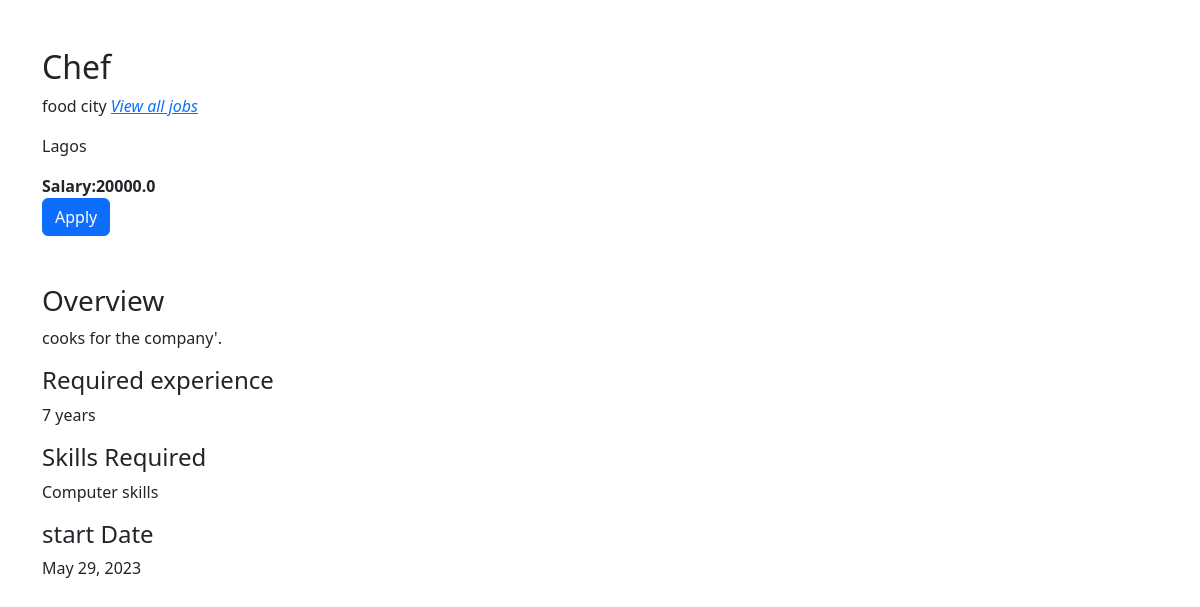
/job_detail/3, run on the app's committed database.
### team/models.py (models this page shows, shortened)
class Job (models.Model):
    company = models.ForeignKey(Company, on_delete=models.CASCADE)
    start_date = models.DateField()
    end_date = models.DateField()
    title = models.CharField(max_length=50)
    salary = models.FloatField()
    image = models.ImageField(upload_to='img')
    description = models.CharField(max_length=400)
    experience = models.CharField(max_length=500)
    location = models.CharField(max_length=400)
    skills = models.CharField(max_length=200)
    creation_date =models.DateField()

class Company (models.Model):
    user = models.ForeignKey(User, on_delete=models.CASCADE)
    phone = models.CharField(max_length=20)
    image =  models.ImageField(upload_to='img')
    gender = models.CharField(max_length=20)
    type = models.CharField(max_length=20)
    status = models.CharField(max_length=20)
    company_name = models.CharField(max_length=150)

### team/views.py (the view)
# urls.py: path('job_detail/<str:id>', views.job_detail, name='job_detail'),
def job_detail(request,id):
    job = Job.objects.get(pk=id)
    context = {
        'job':job,
    }
    return render(request,'job_detail.html', context)

### team/templates/job_detail.html (shortened to what this page needs)
{% load static %}
<!doctype html>
<html lang="en">
  <head>
    <link
    rel="stylesheet"
    href="https://cdn.jsdelivr.net/npm/bootstrap-icons@1.10.3/font/bootstrap-icons.css"
  />
    <link rel="stylesheet" href="{% static '' %}css/style.css">
    <link href="https://cdn.jsdelivr.net/npm/bootstrap@5.3.0-alpha3/dist/css/bootstrap.min.css" rel="stylesheet">
  </head>
  <body>
    {% block content %}
    <div class="container">
      <div class="col-12 col-md-6 mt-5">
        <h2>{{job.title}}</h2>
        <p>{{job.company.company_name}} <i><a href="{% url 'all_jobs' %}">View all jobs</a></i></p>
        <p>{{job.location}}</p>
        <strong>Salary:{{job.salary}}</strong>
        <div>
          <a href="/job_apply/{{job.id}}/"><button class="btn btn-primary">Apply</button></a>
        </div>
        <div class="mt-5">
          <div>
            <h3>Overview</h3>
            <p>{{job.description}}.
            </p>
          </div>
          <div>
            <h4>Required experience</h4>
            <p>{{job.experience}}
            </p>
          </div>
          <div>
            <h4>Skills Required</h4>
            <p>{{job.skills}}</p>
            <h4>start Date</h4>
            <p>{{job.start_date}}</p>
          </div>
        </div>
    </div>
    {% endblock content %}
  </body>
</html>

### team/static/css/style.css (style rules this page uses)
* { padding-inline-start: 0%; margin: 0%; box-sizing: border-box; }

### data on the page
Job: title "Chef", company.company_name "food city", location "Lagos", salary "20000.0", description "cooks for the company'", experience "7 years", skills "Computer skills", start_date "May 29, 2023"
